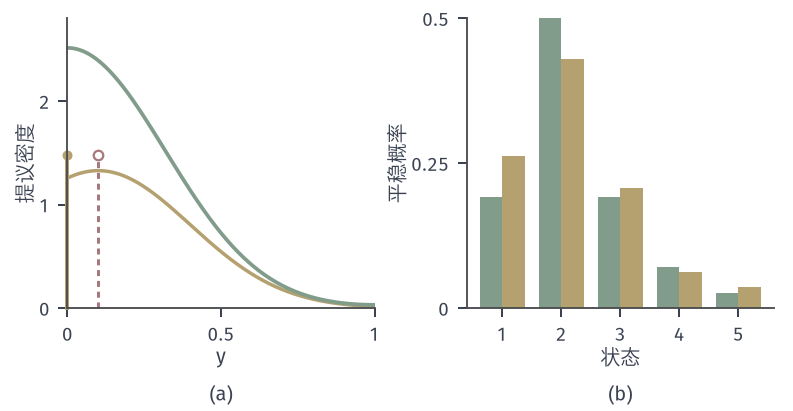

The Python source for this figure:
from pathlib import Path
import sys
ROOT = next(p for p in Path(__file__).resolve().parents if (p/'build.sh').is_file() and (p/'tex/book.tex').is_file())
sys.path.insert(0, str(ROOT/'figures/00-shared/mathematical-preliminaries-upper/00-shared/comprehension-figures'))
from support import figure, save, BLUE, GREEN, YELLOW, RED, PURPLE, INK, MUTED, GRID, BLUE_FILL, GREEN_FILL, YELLOW_FILL, RED_FILL, PURPLE_FILL
import numpy as np
HERE = Path(__file__).resolve().parent
STROKE = '#4C4D4F'
def panel(fig, left, right, top, bottom, wspace=.25):
    fig.set_layout_engine(None)
    fig.subplots_adjust(left=left, right=right, top=top, bottom=bottom, wspace=wspace)
def tags(fig, axes):
    for ax, s in zip(axes, ('(a)', '(b)', '(c)', '(d)')):
        p = ax.get_position(); fig.text((p.x0+p.x1)/2, .015, s, ha='center', va='bottom')
def rastrigin(X, Y): return 20+X**2+Y**2-10*np.cos(2*np.pi*X)-10*np.cos(2*np.pi*Y)
# (a) x=0.1，N(x,0.3^2) 提议在 [0,1] 上的三种处理；(b) 五状态、提议 +-1,+-2 截断到 {1..5}，f=(1,0,1,2,3)，T=1
from math import erf
Phi=lambda z:.5*(1+erf(z/np.sqrt(2)))
fig,axes=figure(width_mm=112,height_mm=58,ncols=2); panel(fig,.085,.975,.955,.25,.3)
a=axes[0]; x0,s=.1,.3; u=np.linspace(0,1,400); phi=lambda y:np.exp(-(y-x0)**2/(2*s*s))/(s*np.sqrt(2*np.pi))
ref=sum(phi(u+2*k)+phi(2*k-u) for k in range(-4,5))
a.plot(u,phi(u),color=YELLOW,lw=1.4,ls='-'); a.plot(u,ref,color=GREEN,lw=1.5)
pl=Phi((0-x0)/s); out=pl+1-Phi((1-x0)/s); a.plot([0,0],[0,pl*4],color=YELLOW,lw=1.6,clip_on=False); a.plot([0],[pl*4],'o',ms=4,color=YELLOW,mew=0,clip_on=False)
a.plot([x0,x0],[0,out*4],color=RED,lw=1.2,ls=(0,(2,1.6))); a.plot([x0],[out*4],'o',ms=3.8,mfc='white',mec=RED,mew=.9,zorder=5)
a.set_xlim(0,1); a.set_ylim(0,2.8); a.set_xticks([0,.5,1]); a.set_xticklabels(['0','0.5','1']); a.set_yticks([0,1,2]); a.set_xlabel('$y$',labelpad=1); a.set_ylabel('提议密度',labelpad=1)
f=np.array([1,0,1,2,3.]); T=1; n=5; M=np.zeros((5,5)); q=np.zeros((5,5))
for i in range(n):
    for d in (-2,-1,1,2):
        j=min(n-1,max(0,i+d)); q[i,j]+=.25
for i in range(n):
    for j in range(n):
        if i!=j: M[i,j]=q[i,j]*min(1,np.exp(-(f[j]-f[i])/T))
    M[i,i]=1-M[i].sum()
d=np.ones(5)/5
for _ in range(20000): d=d@M
g=np.exp(-f/T); g/=g.sum(); print(q,d,g)
b=axes[1]; xs=np.arange(1,6); b.bar(xs-.19,g,.38,color=GREEN,edgecolor='none'); b.bar(xs+.19,d,.38,color=YELLOW,edgecolor='none'); b.set_xlim(.4,5.6); b.set_xticks(xs); b.set_ylim(0,.5); b.set_yticks([0,.25,.5]); b.set_yticklabels(['0','0.25','0.5']); b.set_xlabel('状态',labelpad=1); b.set_ylabel('平稳概率',labelpad=1)
tags(fig,axes); save(fig,HERE,'figure',{'atom':pl,'stationary_clipped':d.tolist(),'gibbs':g.tolist()})
